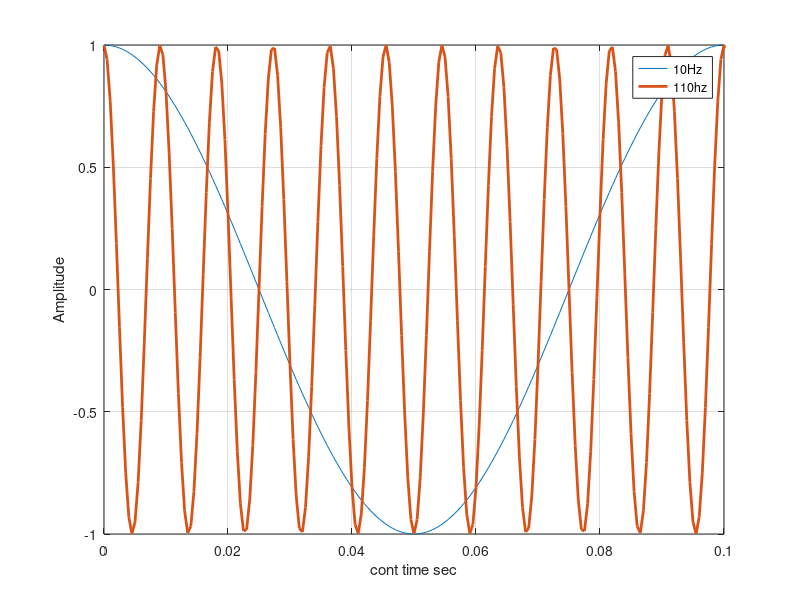
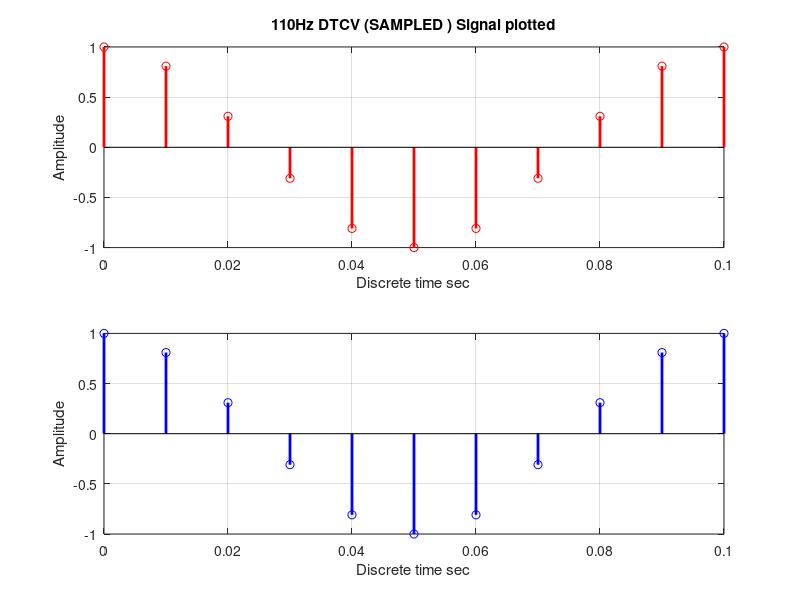
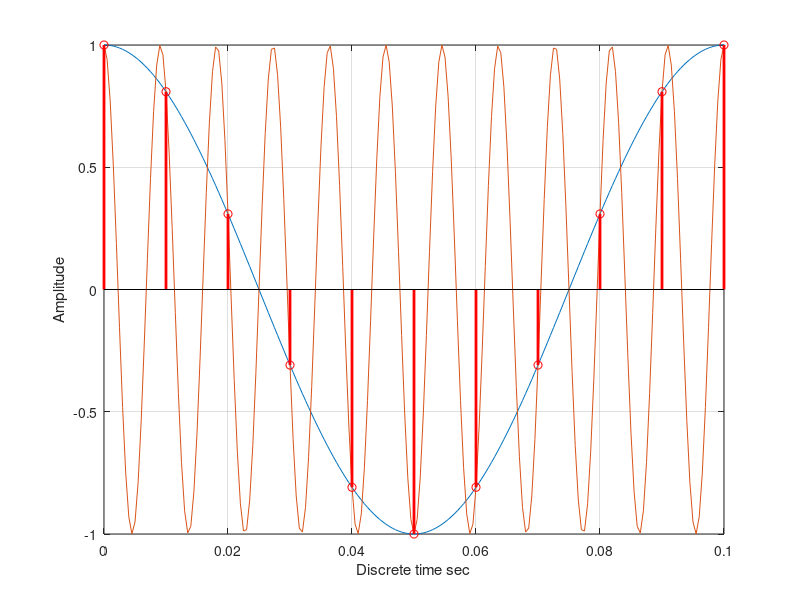

The MATLAB script that drew these images, in order:
clear all; close all; clc;

F1 = 10;
F2 = 110;
Fs = 100;
Ts = 1/Fs;
t = [0 : 0.0005 : 0.2];
x1t = cos(2* pi * F1 * t);
x2t = cos(2* pi * F2 * t);

% Figure 1 Continous Signal

figure;
title('Two Sinosuids plotted');
plot(t,x1t,t,x2t,'LineWidth',2);
xlabel('cont time sec');
ylabel('Amplitude');
xlim([0,0.1]);
legend('10Hz','110hz');
grid on;


% Figure 2 of Discrete Graphs

nTs = [0:Ts:0.2];
n = [1:length(nTs)-1];
x1n = cos(2* pi * F1 * nTs);
x2n = cos(2* pi * F2 * nTs);


figure;

% Subplot 1


title('10Hz DTCV (SAMPLED ) Signal plotted');
subplot(2,1, 1); % set third argument to number of the subplot
stem(nTs,x1n,'r','LineWidth',2) % Set Third arg to the color of the line plotted. r -> Red 
xlabel('Discrete time sec');
ylabel('Amplitude');
xlim([0,0.1]);
grid on;

% Subplot 2 

title('110Hz DTCV (SAMPLED ) Signal plotted');
subplot(2,1,2); % set third argument to number of the subplot
stem(nTs,x2n,'b','LineWidth',2); % Set Third arg to the color of the line plotted. b -> Blue
xlabel('Discrete time sec');
ylabel('Amplitude');
xlim([0,0.1]);
grid on;


%% Figure 3 

figure;
plot(t,x1t,t,x2t);
hold
stem(nTs,x1n,'r','LineWidth',2)
% hold
% stem(nTs,x2n,'b','LineWidth',2); % Set Third arg to the color of the line plotted. b -> Blue
xlabel('Discrete time sec');
ylabel('Amplitude');
xlim([0,0.1]);
grid on;
xlabel('Discrete time sec');
ylabel('Amplitude');
xlim([0,0.1]);
grid on;
pause